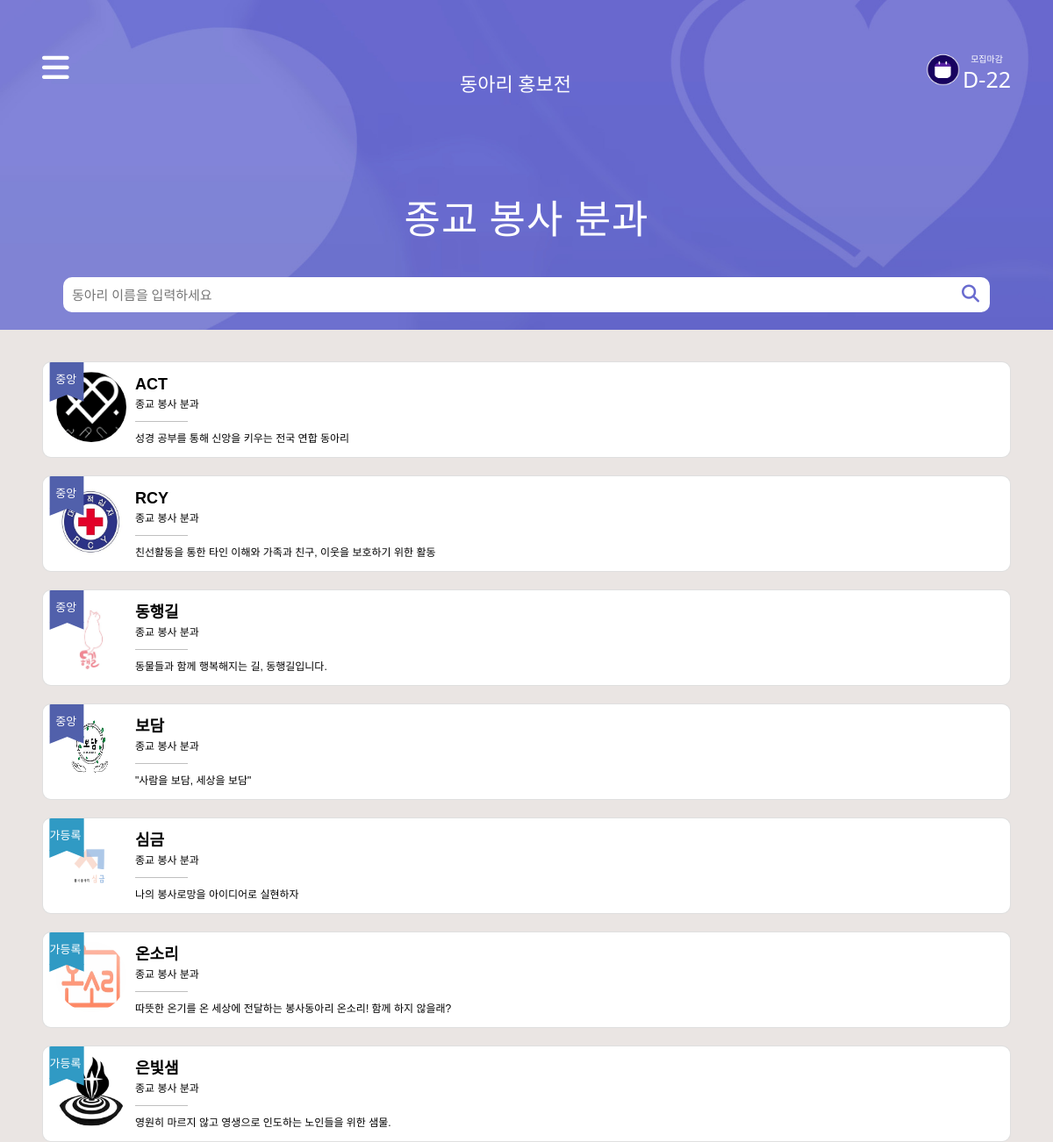
The app's page /club/3, older data.
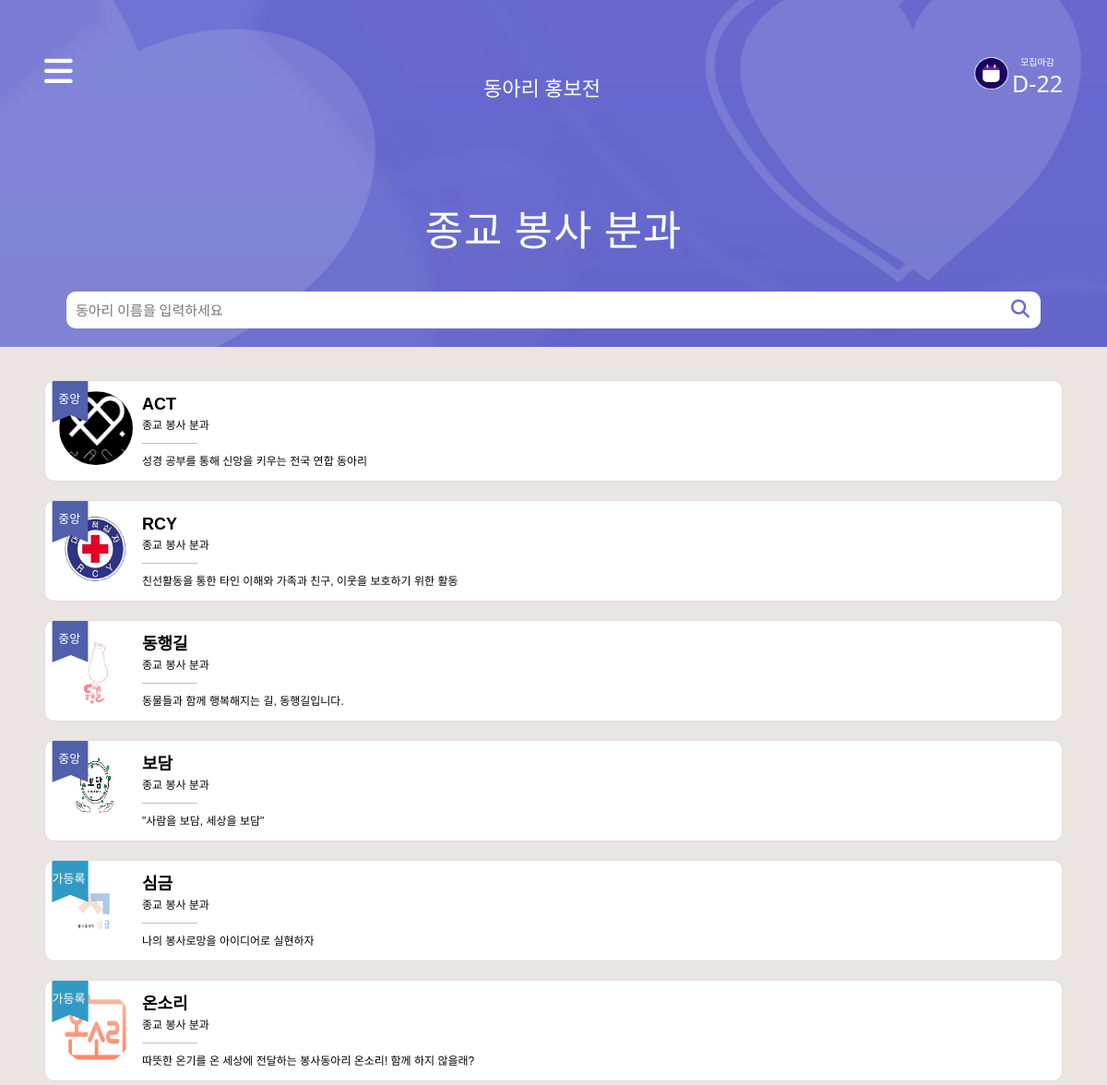
The same page, newer data.
### base/models.py (models this page shows, shortened)
class Clubs(models.Model):
    club_id = models.AutoField(primary_key=True)
    club_name = models.CharField(max_length=200, blank=True, null=True)
    main_club = models.IntegerField(blank=True, null=True)
    club_desc = models.CharField(max_length=200, blank=True, null=True)
    user = models.ForeignKey(AuthUser, models.DO_NOTHING, blank=True, null=True)
    club_type = models.ForeignKey(ClubTypes, models.DO_NOTHING)
    club_img = models.ImageField(upload_to='images/', blank=True, null=True) # 활동사진
    club_logo = models.ImageField(upload_to='images/', blank=True, null=True) #로고
    rank = models.IntegerField(blank=True, null=True)
    sns_link = models.CharField(max_length=500, blank=True, null=True) # 여분
    instagram_link = models.CharField(max_length=500, blank=True, null=True)
    facebook_link = models.CharField(max_length=500, blank=True, null=True)
    youtube_link = models.CharField(max_length=500, blank=True, null=True)
    form_link = models.CharField(max_length=500, blank=True, null=True)
    recruitment_content = models.TextField(blank=True, null=True)

class ClubTypes(models.Model):
    club_type_id = models.AutoField(primary_key=True)
    club_type_name = models.CharField(max_length=200, blank=True, null=True)
    club_type_desc = models.CharField(max_length=200, blank=True, null=True)
    club_type = models.IntegerField(blank=True, null=True)
    def __str__(self):
        return self.club_type_name

### club/views.py (the view)
# urls.py: path('<int:club_type>', views.haksool, name="haksool"),
def haksool(request, club_type):
    if club_type == 1:
        template_name = 'club_list1.html'
    elif club_type == 2:
        template_name = 'club_list2.html'
    elif club_type == 3:
        template_name = 'club_list3.html'
    side_menu1 = Clubs.objects.all().filter(club_type = 1)
    side_menu2 = Clubs.objects.all().filter(club_type = 2)
    side_menu3 = Clubs.objects.all().filter(club_type = 3)
    if request.GET.get("keyword"):
        keyword = request.GET.get("keyword")
        club_list = Clubs.objects.all().filter(Q(club_type = club_type) & (Q(club_name__icontains = keyword)))
        return render(request, template_name, {'club_list': club_list, 'club_type': club_type, 'side_menu1':side_menu1, 'side_menu2':side_menu2, 'side_menu3':side_menu3})
    else:
        club_list = Clubs.objects.all().filter(club_type = club_type).order_by('club_name')
        return render(request, template_name, {'club_list': club_list, 'club_type': club_type, 'side_menu1':side_menu1, 'side_menu2':side_menu2, 'side_menu3':side_menu3})

### club/templates/club_list3.html (shortened to what this page needs)
{% load static %}
<!DOCTYPE html>
<html lang="en">
<head>
  <link rel="stylesheet" href="https://maxcdn.bootstrapcdn.com/bootstrap/3.3.2/css/bootstrap.min.css">
  <link rel="stylesheet" href="https://maxcdn.bootstrapcdn.com/bootstrap/3.3.2/css/bootstrap-theme.min.css">
  <link href="https://cdn.jsdelivr.net/npm/bootstrap@5.0.2/dist/css/bootstrap.min.css" rel="stylesheet"
>
</head>
<body>
  <header>
    {% include 'side.html' %}
    <p> 종교 봉사 분과</p>
    <form action="{% url 'haksool' club_type %}" method="GET">
      <div class="search-bar">
        <input type="search" placeholder="동아리 이름을 입력하세요" name="keyword">
        <button type="submit" class="fas fa-search"></button>
      </div>
    </form>
  </header>
  <section>
    {% for club in club_list %}
    <a href="{% url 'home' club.club_id %}">
      <div class="card" style="border-radius: 10px;">
        <div class="c_img">
          <div class="card_img">
            {% if club.club_logo %}
            <img src="{{club.club_logo.url}}" width="80px" height="80px" style="border-radius: 50%">
            {% else %}
            <img src="{% static '1.png' %}" width="80px" height="80px" style="border-radius: 50%">
            {% endif %}
          </div>
          {% if club.main_club == 1 %}
          <img class="flag" src="{% static '중앙.svg' %}" width="40px" height="45px">
          {% elif club.main_club == 0 %}
          <img class="flag" src="{% static '가등록.svg' %}" width="40px" height="45px">
          {% endif %}
        </div>
        <div class="text-wrap">
          <h1>{{club.club_name}}</h1>
          <span>{{club.club_type}}</span>
          <hr style="color: black;" width="60px">
          <span id="club_t">{{club.club_desc}}</span>
        </div>
      </div>
    </a>
    {% endfor %}
  </section>
</body>
</html>

Row changes from the older to the newer data that the page shows:
removed Clubs: club_logo (picture), main_club 0 (drawn), club_name "은빛샘", club_type "종교 봉사 분과", club_desc "영원히 마르지 않고 영생으로 인도하는 노인들을 위한 샘물."
